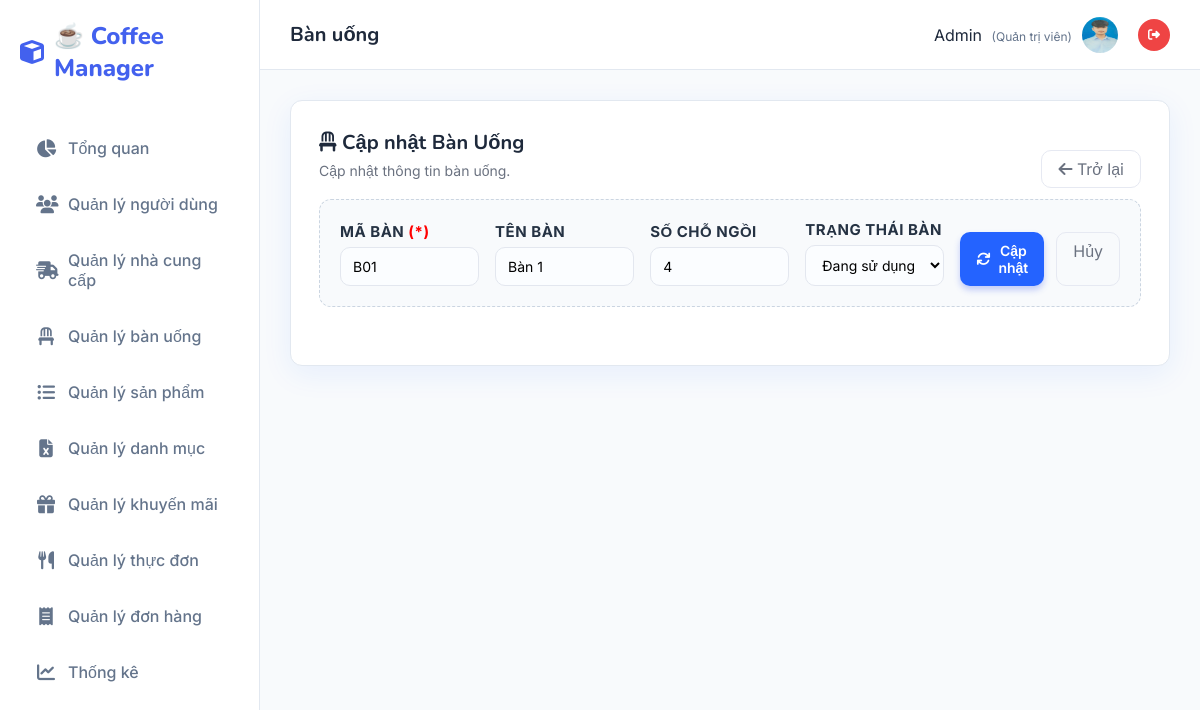
Page /Banuong/sua/B01 (signed in) on the committed database.
### tables this page shows
CREATE TABLE `ban_uong` (
  `ma_ban` varchar(50) NOT NULL,
  `ten_ban` varchar(100) NOT NULL UNIQUE,
  `so_cho_ngoi` int(11) NOT NULL,
  `trang_thai_ban` enum('trong','dang_su_dung') DEFAULT 'trong',
  `ngay_tao` datetime DEFAULT CURRENT_TIMESTAMP()
);

### MVC/Core/controller.php (called while the page is built, shortened)
<?php
    class controller{
        public function model($model){
        return new $model;
        }
        public function view($view,$data=[]){
            include_once __DIR__.'/../Views/'.$view.'.php';
        }
    }
?>

### MVC/Controllers/Banuong.php (called while the page is built, shortened)
<?php
    class Banuong extends controller{
        private $bu;
        function __construct()
        {
            $this->bu = $this->model("Banuong_m");
        }
        function sua($ma_ban){
            $result = $this->bu->Banuong_find($ma_ban, '', '');
            $row = mysqli_fetch_array($result);
            $this->view('Master',[
                'page' => 'Banuong_sua',
                'ma_ban' => $row['ma_ban'],
                'ten_ban' => $row['ten_ban'],
                'so_cho_ngoi' => $row['so_cho_ngoi'],
                'trang_thai_ban' => $row['trang_thai_ban']
            ]);
        }
    }
?>

### MVC/Core/app.php (called while the page is built, shortened)
<?php
    class app{
        protected $action = "Get_data";
        function __construct()
        {
            $arr = $this->processURL();
            if($arr!=null){
                if(file_exists(__DIR__.'/../Controllers/'.$arr[0].'.php')){
                    unset($arr[0]);
                }
            }
            $this->controller=new $this->controller;
            if(isset($arr[1])){
                if(method_exists($this->controller,$arr[1])){
                    $this->action=$arr[1];
                    unset($arr[1]);
                }
            }
            $this->param=$arr?array_values($arr):[];
            call_user_func_array([$this->controller,$this->action],$this->param);
        }
        function processURL(){
        if(isset($_GET['url'])){
            return explode('/',filter_var(trim($_GET['url']),FILTER_DEFAULT));
        }
    }
    }
?>

### index.php (called while the page is built, shortened)
<?php
    $myapp = new app();
?>

### MVC/Core/connectDB.php (called while the page is built, shortened)
<?php
    class connectDB{
            function __construct()
            {
                $this->con=mysqli_connect('localhost','root','','Web');
            }
    }
?>

### MVC/Models/Banuong_m.php (called while the page is built, shortened)
<?php
    class Banuong_m extends connectDB{
        function Banuong_find($ma_ban, $ten_ban, $so_cho_ngoi){
            $sql = "SELECT * FROM ban_uong WHERE ma_ban LIKE '%$ma_ban%' AND ten_ban LIKE '%$ten_ban%' AND so_cho_ngoi LIKE '%$so_cho_ngoi%' ORDER BY LENGTH(ma_ban), ma_ban";
            return mysqli_query($this->con, $sql);
        }
    }
?>

### MVC/Views/Pages/Banuong_sua.php (the view, shortened to what this page needs)
<!DOCTYPE html>
<html lang="vi">
<body>
    <div class="card">
        <div class="actions-top">
            <div>
                <h1><i class="fa-solid fa-chair"></i> Cập nhật Bàn Uống</h1>
                <p class="lead">Cập nhật thông tin bàn uống.</p>
            </div>
            <div class="actions">
                <a href="http://localhost/QLSP/Banuong/danhsach" class="btn-ghost"><i
                        class="fa-solid fa-arrow-left"></i> Trở lại</a>
            </div>
        </div>
        <form method="post" action="http://localhost/QLSP/Banuong/update" class="form-search"
            style="margin-bottom:30px;border:1px dashed #cbd5e1;padding:20px;border-radius:12px;background:#f8fafc">
            <div>
                <label for="txtMaban">Mã bàn <span style="color:red;">(*)</span></label>
                <input type="text" id="txtMaban" name="txtMaban" placeholder="Nhập mã bàn..."
                    value="<?php echo htmlspecialchars($data['ma_ban']); ?>" readonly />
            </div>
            <div>
                <label for="txtTenban">Tên bàn</label>
                <input type="text" id="txtTenban" name="txtTenban" placeholder="Nhập tên bàn..."
                    value="<?php echo htmlspecialchars($data['ten_ban']); ?>" />
            </div>
            <div>
                <label for="txtSochongoi">Số chỗ ngồi</label>
                <input type="number" id="txtSochongoi" name="txtSochongoi" placeholder="Nhập số chỗ ngồi..."
                    value="<?php echo htmlspecialchars($data['so_cho_ngoi']); ?>" />
            </div>
            <div>
                <label for="txtTrangthai">Trạng thái bàn</label>
                <select id="txtTrangthai" name="txtTrangthai">
                    <option value="dang_su_dung" <?php echo ($data['trang_thai_ban'] == 'dang_su_dung') ? 'selected' : ''; ?>>Đang sử dụng</option>
                </select>
            </div>
            <div class="actions" style="margin-top:0;">
                <button type="submit" class="btn-primary" name="btnCapnhat"><i class="fa-solid fa-sync"></i> Cập nhật</button>
                <a href="http://localhost/QLSP/Banuong/danhsach" class="btn-ghost">Hủy</a>
            </div>
        </form>
    </div>
</body>
</html>

### Public/Css/style.css (style rules this page uses)
:root { --primary: #4361ee; --primary-dark: #3a0ca3; --secondary: #4cc9f0; --accent: #f72585; --success: #10b981; --warning: #f59e0b; --danger: #ef4444; --dark: #1e293b; --light: #f8fafc; --white: #ffffff; --gray: #64748b; --border: #e2e8f0; --shadow: 0 10px 15px -3px rgba(0, 0, 0, 0.1), 0 4px 6px -2px rgba(0, 0, 0, 0.05); --radius: 16px; --sidebar-width: 260px; }
* { margin: 0; padding: 0; box-sizing: border-box; font-family: "Inter", sans-serif; }
body { background-color: var(--light); color: var(--dark); height: 100vh; overflow: hidden; }
a { text-decoration: none; transition: 0.3s; }
.card { background: var(--white); border-radius: var(--radius); padding: 30px; box-shadow: var(--shadow); border: 1px solid var(--border); margin-bottom: 30px; }
h1, h2 { color: var(--dark); margin-bottom: 20px; font-family: "Nunito", sans-serif; }
p.lead { color: var(--gray); margin-bottom: 25px; font-size: 15px; }
form { display: grid; grid-template-columns: repeat(2, 1fr); gap: 24px; }
label { font-size: 13px; font-weight: 600; color: var(--gray); margin-bottom: 8px; display: block; text-transform: uppercase; letter-spacing: 0.5px; }
input, select, textarea { width: 100%; padding: 12px 16px; border: 1px solid var(--border); border-radius: 10px; font-size: 15px; background: #f9fafb; transition: 0.2s; }
.actions { margin-top: 10px; display: flex; gap: 12px; justify-content: flex-end; grid-column: 1 / -1; }
button, .btn { padding: 10px 20px; border-radius: 10px; font-weight: 600; font-size: 14px; cursor: pointer; border: none; display: inline-flex; align-items: center; gap: 8px; transition: 0.2s; text-decoration: none; }
.btn-primary { background: var(--primary); color: #fff; box-shadow: 0 4px 6px rgba(67, 97, 238, 0.3); }
.btn-ghost { background: transparent; border: 1px solid var(--border); color: var(--gray); }

### MVC/Views/Pages/Banuong_sua.php (style rules this page uses)
:root { --bg: #f5f7fb; --card: #ffffff; --accent: #2463ff; --muted: #6b7280; --radius: 12px; --gap: 16px; font-family: Inter, system-ui, -apple-system, 'Segoe UI', Roboto, 'Helvetica Neue', Arial; }
* { box-sizing: border-box }
.card { width: 100%; background: var(--card); border-radius: var(--radius); box-shadow: 0 8px 30px rgba(24, 99, 255, 0.08); padding: 28px; margin-bottom: 20px; }
h1 { margin: 0 0 6px; font-size: 20px }
p.lead { margin: 0 0 20px; color: var(--muted); font-size: 14px }
.form-search { display: flex; gap: var(--gap); align-items: flex-end; }
.form-search>div { flex: 1 1 200px; }
label { display: block; font-size: 15px; color: #253243; margin-bottom: 6px; font-weight: bold; }
input[type="text"], input[type="number"], select { width: 100%; padding: 10px 12px; border: 1px solid #e3e7ef; border-radius: 10px; background: #fbfdff; font-size: 14px; outline: none; }
.actions { display: flex; gap: 12px; justify-content: flex-end; }
.actions-top { display: flex; justify-content: space-between; align-items: center; flex-wrap: wrap; gap: 15px; }
button { padding: 10px 16px; border-radius: 10px; border: 0; font-size: 14px; cursor: pointer }
.btn-primary { background: var(--accent); color: #fff; transition: 0.2s; }
.btn-ghost { background: transparent; border: 1px solid #e6e9f2; color: var(--muted); padding: 10px 16px; border-radius: 10px; text-decoration: none; display: inline-block; line-height: 1; }

### rows in the picture
ban_uong: txtMaban "B01", txtTenban "Bàn 1", txtSochongoi "4", txtTrangthai "Đang sử dụng"

### other values in the picture
$_SESSION['user_name'] "Admin"
